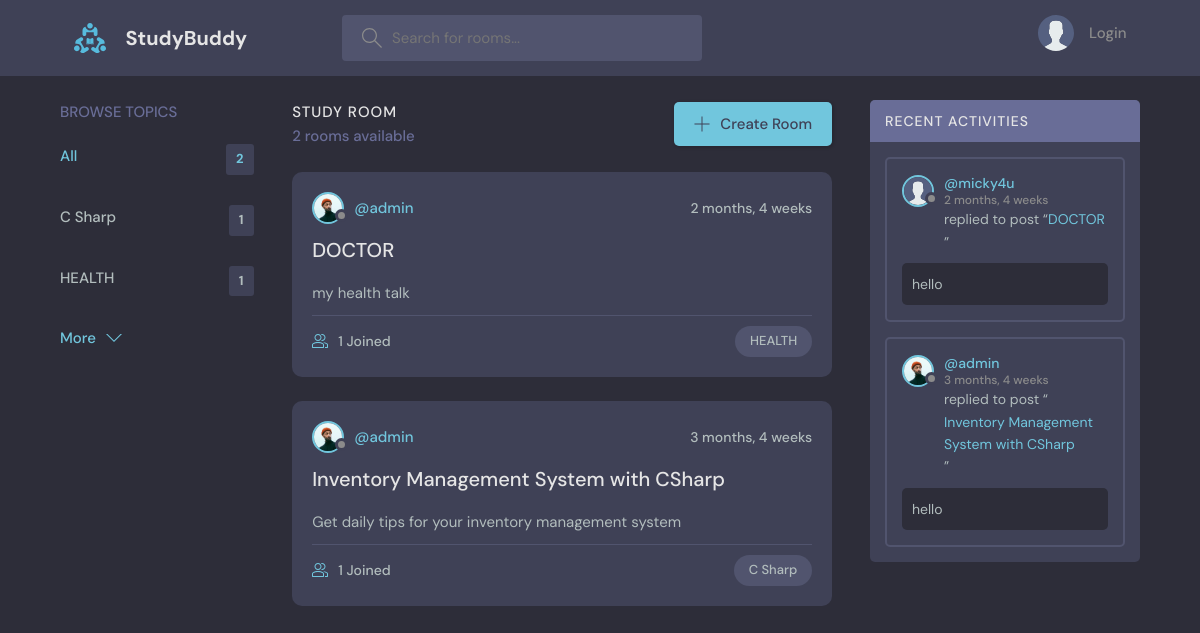
The page / on the database its author committed.
### myapp/models.py (models this page shows)
class Topic(models.Model):
    name = models.CharField(max_length=200)
    def __str__(self):
        return self.name

class Room(models.Model):
    host = models.ForeignKey(User, on_delete=models.SET_NULL, null=True)
    topic = models.ForeignKey(Topic, on_delete=models.SET_NULL, null=True)
    name = models.CharField(max_length=200)
    description = models.TextField(null=True, blank=True)
    participants = models.ManyToManyField(User, related_name='participants', blank=True)
    updated = models.DateTimeField(auto_now=True)
    created = models.DateTimeField(auto_now_add=True)
    class Meta:
        ordering = ['-updated', '-created']
    def __str__(self):
        return self.name

class User(AbstractUser):
    name = models.CharField(max_length=200, null=True)
    email = models.EmailField(unique=True, null=True)
    bio = models.TextField(null=True)
    avatar = models.ImageField(null=True, default="avatar.svg")
    USERNAME_FIELD = 'email'
    REQUIRED_FIELDS =[]

class Message(models.Model):
    user = models.ForeignKey(User, on_delete=models.CASCADE)
    room = models.ForeignKey(Room, on_delete=models.CASCADE)
    body = models.TextField()
    updated = models.DateTimeField(auto_now=True)
    created = models.DateTimeField(auto_now_add=True)
    class Meta:
        ordering = ['-updated', '-created']
    def __str__(self):
        return self.body[0:50]

### myapp/views.py (the view)
# urls.py: path('', views.home, name='home'),
def home(request):
    q = request.GET.get('q') if request.GET.get('q') != None else ''
    rooms = Room.objects.filter(
        Q(topic__name__icontains=q) |
        Q(name__icontains=q) |
        Q(description__icontains=q)
        )
    topics = Topic.objects.all()
    room_count = rooms.count()
    room_messages = Message.objects.filter(Q(room__topic__name__icontains=q))
    context = {'rooms':rooms, 'topics': topics, 'room_count': room_count, 'room_messages': room_messages}
    return render(request, 'myapp/home.html', context)

### myapp/templates/myapp/home.html
{% extends 'main.html' %}
{% block content %}
<main class="layout layout--3">
    <div class="container">
        {% include 'myapp/topic_component.html' %}
        {% include 'myapp/feed_component.html' %}
        {% include 'myapp/activity_component.html' %}
    </div>
</main>
{% endblock %}

### myapp/templates/myapp/topic_component.html
<div class="topics">
    <div class="topics__header">
        <h2>Browse Topics</h2>
    </div>
    <ul class="topics__list">
        <li>
            <a href="{% url 'home' %}" class="active">All <span>{{topics.count}}</span></a>
        </li>
        {% for topic in topics %}
        <li>
            <a href="{% url 'home' %}?q={{topic.name}}">{{topic.name}} <span>{{topic.room_set.all.count}}</span></a>
        </li>
        {% endfor %}
    </ul>
    <a class="btn btn--link" href="{% url 'topic' %}">
        More
        <svg
            version="1.1"
            xmlns="http://www.w3.org/2000/svg"
            width="32"
            height="32"
            viewBox="0 0 32 32"
        >
            <title>chevron-down</title>
            <path d="M16 21l-13-13h-3l16 16 16-16h-3l-13 13z"></path>
        </svg>
    </a>
</div>

### myapp/templates/myapp/feed_component.html (shortened to what this page needs)
<div class="roomList">
    <div class="roomList__header">
        <div>
            {% if page != 'profile' %}
            <h2>Study Room</h2>
            {% endif %}
            {%if page == 'profile' %}
                {%if room_count > 1 %}
                <p>{{room_count}} rooms joined by {{user.username}}</p>
                {% else%}
                <p>{{room_count}} room joined by {{user.username}}</p>{% endif %}
            {% else %}
            {%if room_count > 1 %}
            <p>{{room_count}} rooms available</p>
            {% else%}
            <p>{{room_count}} room available </p>{% endif %}
            {% endif %}
        </div>
        {% if page != 'profile' %}
        <a class="btn btn--main" href="{% url 'create-room' %}">
            <svg
                version="1.1"
                xmlns="http://www.w3.org/2000/svg"
                width="32"
                height="32"
                viewBox="0 0 32 32"
            >
                <title>add</title>
                <path
                    d="M16.943 0.943h-1.885v14.115h-14.115v1.885h14.115v14.115h1.885v-14.115h14.115v-1.885h-14.115v-14.115z"
                ></path>
            </svg>
            Create Room
        </a>
        {% endif %}
    </div>
    {% for room in rooms %}
    <div class="roomListRoom">
        <div class="roomListRoom__header">
            <a href="{% url 'profile' room.host.id %}" class="roomListRoom__author">
                <div class="avatar avatar--small">
                    <img
                        src="{{room.host.avatar.url}}"
                    />
                </div>
                <span>@{{room.host.username}}</span>
            </a>
            <div class="roomListRoom__actions">
                <span>{{room.created|timesince}}</span>
            </div>
        </div>
        <div class="roomListRoom__content">
            <a href="{% url 'room' room.id %}">{{room.name}}</a>
            <p>{{room.description}}</p>
        </div>
        <div class="roomListRoom__meta">
            <a href="{% url 'room' room.id %}" class="roomListRoom__joined">
                {{room.participants.all.count}} Joined
            </a>
            <p class="roomListRoom__topic">{{room.topic}}</p>
        </div>
    </div>
    {% endfor %}
</div>

### myapp/templates/myapp/activity_component.html (shortened to what this page needs)
<div class="activities">
    <div class="activities__header">
        {%if page == 'profile' %}
        <h2>{{user.username}}'s Recent Activities</h2>
        {% else %}
        <h2>Recent Activities</h2>
        {% endif %}
    </div>
    {% for message in room_messages %}
    <div class="activities__box">
        <div class="activities__boxHeader roomListRoom__header">
            <a href="{% url 'profile' message.user.id %}" class="roomListRoom__author">
                <div class="avatar avatar--small">
                    <img
                        src="{{message.user.avatar.url}}"
                    />
                </div>
                <p>
                    @{{message.user.username}}
                    <span>{{message.created|timesince}}</span>
                </p>
            </a>
        </div>
        <div class="activities__boxContent">
            <p>
                replied to post “<a href="{% url 'room' message.room.id %}"
                    >{{message.room}}</a
                >”
            </p>
            <div class="activities__boxRoomContent">
                {{message}}
            </div>
        </div>
</div>
    {% endfor %}
</div>

### rows shown on the page
Topic: name "C Sharp", room_set.all.count "1"
Topic: name "HEALTH", room_set.all.count "1"
Room: host.avatar (picture), host.username "admin", created "2 months, 4 weeks", name "DOCTOR", description "my health talk", participants.all.count "1", topic "HEALTH"
Room: host.avatar (picture), host.username "admin", created "3 months, 4 weeks", name "Inventory Management System with CSharp", description "Get daily tips for your inventory management system", participants.all.count "1", topic "C Sharp"
Message: user.avatar (placeholder picture), user.username "micky4u", created "2 months, 4 weeks", room "DOCTOR", body "hello"
Message: user.avatar (picture), user.username "admin", created "3 months, 4 weeks", room "Inventory Management System with CSharp", body "hello"

### other values the page prints
{{ topics.count }} "2"
{{ room_count }} "2"
